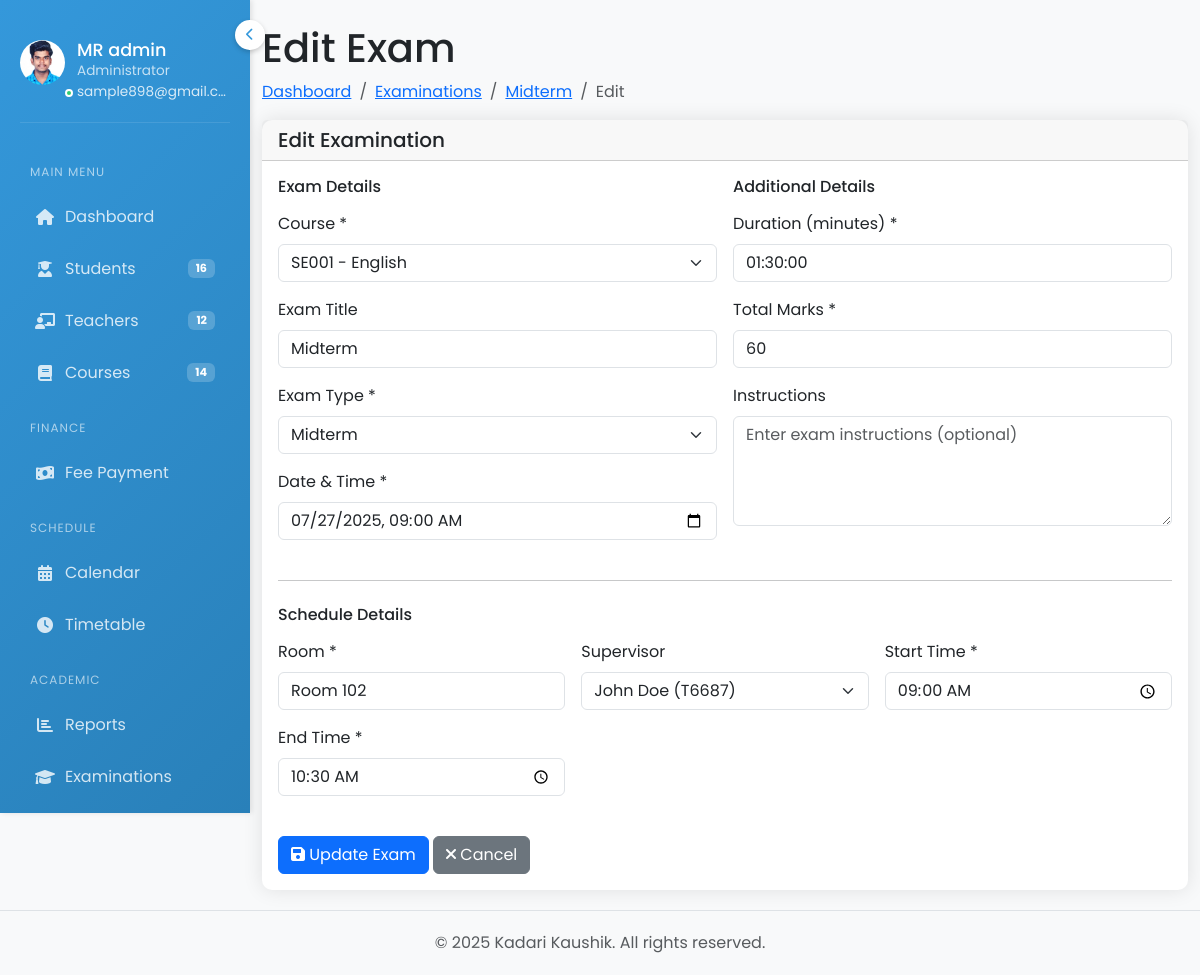
/examinations/4/edit/ (signed in), run on the app's committed database.
### accounts/models.py (models this page shows, shortened)
class Profile(models.Model):
    user = models.OneToOneField(User, on_delete=models.CASCADE)
    avatar = models.ImageField(upload_to='avatars/', null=True, blank=True)
    bio = models.TextField(blank=True)
    created_at = models.DateTimeField(auto_now_add=True)
    updated_at = models.DateTimeField(auto_now=True)

class Examination(models.Model):
    EXAM_TYPES = [
        ('midterm', 'Midterm'),
        ('final', 'Final'),
        ('quiz', 'Quiz'),
        ('assignment', 'Assignment')
    ]
    course = models.ForeignKey(Course, on_delete=models.CASCADE)
    title = models.CharField(max_length=200, null=True, blank=True)
    exam_type = models.CharField(max_length=20, choices=EXAM_TYPES)
    date = models.DateTimeField()
    duration = models.DurationField()
    total_marks = models.IntegerField()
    instructions = models.TextField(blank=True, null=True)
    created_at = models.DateTimeField(auto_now_add=True)
    updated_at = models.DateTimeField(auto_now=True)

class ExamSchedule(models.Model):
    examination = models.ForeignKey(Examination, on_delete=models.CASCADE)
    room = models.CharField(max_length=50)
    supervisor = models.ForeignKey(Teacher, on_delete=models.SET_NULL, null=True)
    start_time = models.TimeField()
    end_time = models.TimeField()
    created_at = models.DateTimeField(auto_now_add=True)
    updated_at = models.DateTimeField(auto_now=True)

### accounts/views.py (the view)
# urls.py: path('examinations/<int:exam_id>/edit/', views.exam_edit_view, name='exam_edit'),
@login_required
def exam_edit_view(request, exam_id):
    exam = get_object_or_404(Examination, id=exam_id)
    if request.method == 'POST':
        form = ExaminationForm(request.POST, instance=exam)
        schedule_form = ExamScheduleForm(request.POST)
        if form.is_valid():
            try:
                examination = form.save()
                exam_schedule = exam.examschedule_set.first()
                if exam_schedule:
                    schedule_form = ExamScheduleForm(request.POST, instance=exam_schedule)
                else:
                    schedule_form = ExamScheduleForm(request.POST)
                if schedule_form.is_valid():
                    exam_schedule = schedule_form.save(commit=False)
                    exam_schedule.examination = examination
                    exam_schedule.save()
                messages.success(request, f'Exam "{examination.title or examination.exam_type}" has been updated successfully!')
                return redirect('examinations')
            except Exception as e:
                messages.error(request, f'Error updating exam: {str(e)}')
        else:
            for field, errors in form.errors.items():
                for error in errors:
                    messages.error(request, f'{field}: {error}')
    else:
        form = ExaminationForm(instance=exam)
        exam_schedule = exam.examschedule_set.first()
        if exam_schedule:
            schedule_form = ExamScheduleForm(instance=exam_schedule)
        else:
            schedule_form = ExamScheduleForm()
    courses = Course.objects.filter(teacher__is_active=True).order_by('course_code')
    classes = Class.objects.all().order_by('name', 'section')
    teachers = Teacher.objects.filter(is_active=True).order_by('first_name', 'last_name')
    context = {
        'page_title': f'Edit Exam - {exam.title or exam.exam_type}',
        'form': form,
        'schedule_form': schedule_form,
        'courses': courses,
        'classes': classes,
        'teachers': teachers,
        'exam': exam
    }
    return render(request, 'accounts/exam_edit.html', context)

### accounts/templates/accounts/exam_edit.html (shortened to what this page needs)
{% extends 'accounts/base_admin.html' %}
{% load static %}
{% block content %}
<div class="container-fluid">
    <div class="page-header">
        <h1 class="mt-4">Edit Exam</h1>
        <nav aria-label="breadcrumb">
            <ol class="breadcrumb">
                <li class="breadcrumb-item"><a href="{% url 'dashboard' %}">Dashboard</a></li>
                <li class="breadcrumb-item"><a href="{% url 'examinations' %}">Examinations</a></li>
                <li class="breadcrumb-item"><a href="{% url 'exam_detail' exam.id %}">{{ exam.title|default:exam.exam_type|title }}</a></li>
                <li class="breadcrumb-item active">Edit</li>
            </ol>
        </nav>
    </div>
    <div class="row">
        <div class="col-12">
            <div class="card">
                <div class="card-header">
                    <h5 class="card-title mb-0">Edit Examination</h5>
                </div>
                <div class="card-body">
                    <form method="post">
                        <div class="row">
                            <div class="col-md-6">
                                <h6 class="mb-3">Exam Details</h6>
                                <div class="mb-3">
                                    <label for="{{ form.course.id_for_label }}" class="form-label">Course *</label>
                                    {{ form.course }}
                                </div>
                                <div class="mb-3">
                                    <label for="{{ form.title.id_for_label }}" class="form-label">Exam Title</label>
                                    {{ form.title }}
                                </div>
                                <div class="mb-3">
                                    <label for="{{ form.exam_type.id_for_label }}" class="form-label">Exam Type *</label>
                                    {{ form.exam_type }}
                                </div>
                                <div class="mb-3">
                                    <label for="{{ form.date.id_for_label }}" class="form-label">Date & Time *</label>
                                    {{ form.date }}
                                </div>
                            </div>
                            <div class="col-md-6">
                                <h6 class="mb-3">Additional Details</h6>
                                <div class="mb-3">
                                    <label for="{{ form.duration.id_for_label }}" class="form-label">Duration (minutes) *</label>
                                    {{ form.duration }}
                                </div>
                                <div class="mb-3">
                                    <label for="{{ form.total_marks.id_for_label }}" class="form-label">Total Marks *</label>
                                    {{ form.total_marks }}
                                </div>
                                <div class="mb-3">
                                    <label for="{{ form.instructions.id_for_label }}" class="form-label">Instructions</label>
                                    {{ form.instructions }}
                                </div>
                            </div>
                        </div>
                        <hr class="my-4">
                        <h6 class="mb-3">Schedule Details</h6>
                        <div class="row">
                            <div class="col-md-4">
                                <div class="mb-3">
                                    <label for="{{ schedule_form.room.id_for_label }}" class="form-label">Room *</label>
                                    {{ schedule_form.room }}
                                </div>
                            </div>
                            <div class="col-md-4">
                                <div class="mb-3">
                                    <label for="{{ schedule_form.supervisor.id_for_label }}" class="form-label">Supervisor</label>
                                    {{ schedule_form.supervisor }}
                                </div>
                            </div>
                            <div class="col-md-4">
                                <div class="mb-3">
                                    <label for="{{ schedule_form.start_time.id_for_label }}" class="form-label">Start Time *</label>
                                    {{ schedule_form.start_time }}
                                </div>
                            </div>
                        </div>
                        <div class="row">
                            <div class="col-md-4">
                                <div class="mb-3">
                                    <label for="{{ schedule_form.end_time.id_for_label }}" class="form-label">End Time *</label>
                                    {{ schedule_form.end_time }}
                                </div>
                            </div>
                        </div>
                        <div class="row mt-4">
                            <div class="col-12">
                                <button type="submit" class="btn btn-primary">
                                    <i class="fas fa-save"></i> Update Exam
                                </button>
                                <a href="{% url 'exam_detail' exam.id %}" class="btn btn-secondary">
                                    <i class="fas fa-times"></i> Cancel
                                </a>
                            </div>
                        </div>
                    </form>
                </div>
            </div>
        </div>
    </div>
</div>
{% endblock %}

### accounts/templates/accounts/base_admin.html (shortened to what this page needs)
{% load static %}
<!DOCTYPE html>
<html lang="en">
<head>
    <link href="https://cdn.jsdelivr.net/npm/bootstrap@5.3.0/dist/css/bootstrap.min.css" rel="stylesheet">
    <link rel="stylesheet" href="https://cdnjs.cloudflare.com/ajax/libs/font-awesome/6.0.0/css/all.min.css">
    <link href="https://cdn.jsdelivr.net/npm/fullcalendar@5.11.3/main.min.css" rel="stylesheet">
</head>
<body>
    <div class="sidebar">
        <button class="menu-toggle">
            <i class="fas fa-chevron-left"></i>
        </button>
        <div class="user-info d-flex align-items-start">
            <div class="avatar">
                {% if user.profile.avatar %}
                    <img src="{{ user.profile.avatar.url }}" alt="{{ user.username }}">
                {% else %}
                    <div class="avatar-initials">{{ user.username|first|upper }}</div>
                {% endif %}
            </div>
            <div class="user-status"></div>
            <div class="user-details">
                <h3 title="{{ user.get_full_name|default:user.username }}">{{ user.get_full_name|default:user.username }}</h3>
                <p class="user-role">Administrator</p>
                <p class="user-email" title="{{ user.email }}">{{ user.email }}</p>
            </div>
        </div>
        <div class="sidebar-scrollable">
            <nav class="nav flex-column">
                <div class="menu-label">Main Menu</div>
                <a class="nav-link {% if request.resolver_match.url_name == 'dashboard' %}active{% endif %}" href="{% url 'index' %}">
                    <i class="fas fa-home"></i>
                    <span>Dashboard</span>
                </a>
                <a class="nav-link {% if request.resolver_match.url_name == 'students' %}active{% endif %}" href="{% url 'students' %}">
                    <i class="fas fa-user-graduate"></i>
                    <span>Students</span>
                    <span class="badge">{{ sidebar_total_students|default:"0" }}</span>
                </a>
                <a class="nav-link {% if request.resolver_match.url_name == 'teachers' %}active{% endif %}" href="{% url 'teachers' %}">
                    <i class="fas fa-chalkboard-teacher"></i>
                    <span>Teachers</span>
                    <span class="badge">{{ sidebar_total_teachers|default:"0" }}</span>
                </a>
                <a class="nav-link {% if request.resolver_match.url_name == 'courses' %}active{% endif %}" href="{% url 'courses' %}">
                    <i class="fas fa-book"></i>
                    <span>Courses</span>
                    <span class="badge">{{ sidebar_active_courses|default:"0" }}</span>
                </a>
                <div class="menu-label">Finance</div>
                <a class="nav-link {% if request.resolver_match.url_name == 'fee_payment' %}active{% endif %}" href="{% url 'fee_payment' %}">
                    <i class="fas fa-money-bill-wave"></i>
                    <span>Fee Payment</span>
                </a>
                <div class="menu-label">Schedule</div>
                <a class="nav-link {% if request.resolver_match.url_name == 'calendar' %}active{% endif %}" href="{% url 'calendar' %}">
                    <i class="fas fa-calendar-alt"></i>
                    <span>Calendar</span>
                </a>
                <a class="nav-link {% if request.resolver_match.url_name == 'timetable' %}active{% endif %}" href="{% url 'timetable' %}">
                    <i class="fas fa-clock"></i>
                    <span>Timetable</span>
                </a>
                <div class="menu-label">Academic</div>
                <a class="nav-link {% if request.resolver_match.url_name == 'reports' %}active{% endif %}" href="{% url 'reports' %}">
                    <i class="fas fa-chart-bar"></i>
                    <span>Reports</span>
                </a>
                <a class="nav-link {% if request.resolver_match.url_name == 'examinations' %}active{% endif %}" href="{% url 'examinations' %}">
                    <i class="fas fa-graduation-cap"></i>
                    <span>Examinations</span>
                </a>
            </nav>
        </div>
    </div>
    <div class="main-content">
        {% block content %}{% endblock %}
    </div>
    <footer class="footer mt-auto py-3 bg-light border-top">
        <div class="container-fluid text-center">
            <span class="text-muted">© 2025 Kadari Kaushik. All rights reserved.</span>
        </div>
    </footer>
</body>
</html>

### data on the page
Examination: title "Midterm", course "SE001 - English", exam_type "Midterm", date "07/27/2025 09:00", duration "01:30:00", total_marks "60"
ExamSchedule: room "Room 102", supervisor "John Doe (T6687)", start_time "09:00:00", end_time "10:30:00"

### other printed values
{{ user.get_full_name|default:user.username }} "MR admin"
{{ user.email }} "sample898@gmail.c…"
{{ sidebar_total_students|default:"0" }} "16"
{{ sidebar_total_teachers|default:"0" }} "12"
{{ sidebar_active_courses|default:"0" }} "14"
